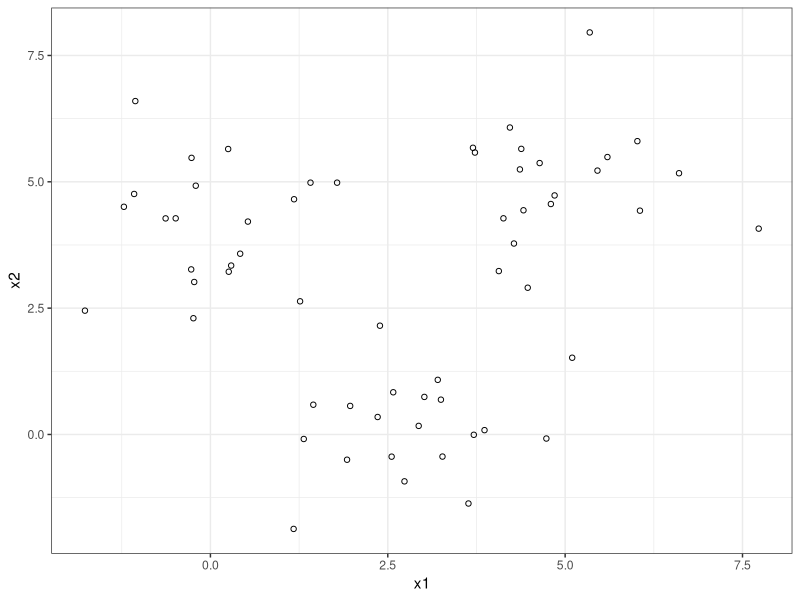
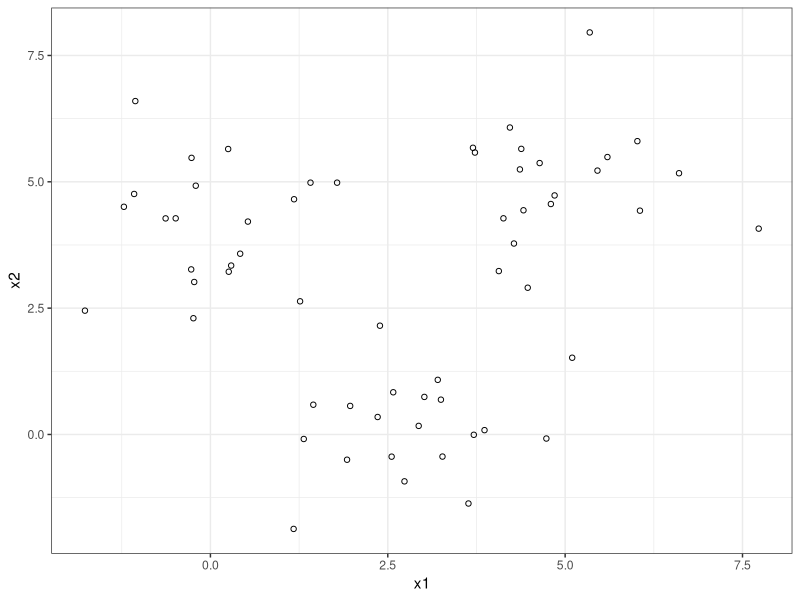
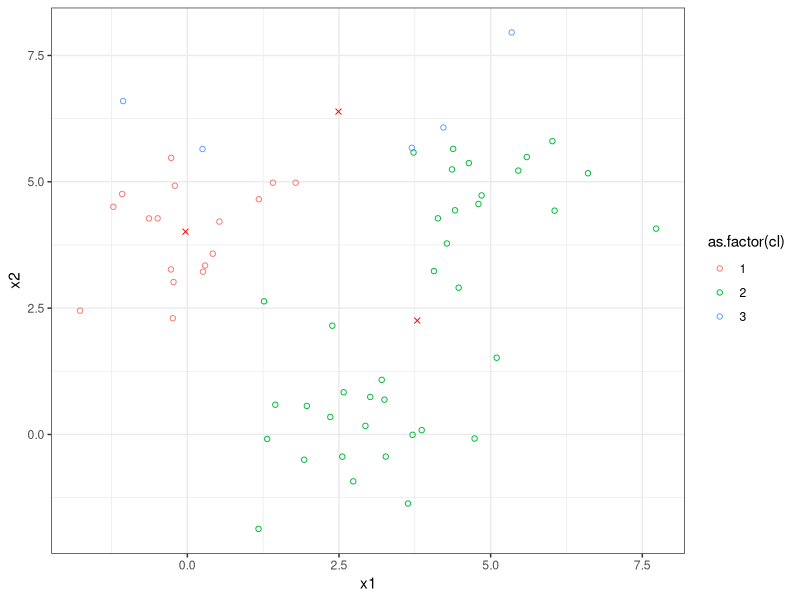

Write R code to recreate these figures, in order.

library(ggplot2)
library(tidyr)
library(dplyr)

set.seed(2018)
synth.data <- data.frame(x1 =c(rnorm(20, 3, 1), rnorm(20,0,1), rnorm(20,5,1)), 
                         x2 =c(rnorm(20, 0, 1), rnorm(20,4,1), rnorm(20,5,1)))
synth.data
ndata <- nrow(synth.data)
ndim <- ncol(synth.data)

synth.data %>%
  ggplot(aes(x =x1, y=x2)) +
  geom_point(shape =1) +
  theme_bw()

u_dist<-function(u, v){
  sqrt(sum((u -v) **2))
}

k <-3
cents <-data.frame(cl =1:k)
cents <-cbind(cents, synth.data[sample(1:60, k),])

synth.data$cl <- factor(rep(1, ndata), levels =1:k)
synth.data %>% ggplot(aes(x =x1, y=x2)) +
  geom_point(shape =1) +
  theme_bw()# +
  #geom_point(data =cents, shape =4, col ='red')


############################ Questions ###############################
set.seed(NULL)

k <-3
cents <-data.frame(cl =1:k)
cents <-cbind(cents, synth.data[sample(1:60, k),])

k1 <- apply(synth.data[,1:2], 1, function(x){u_dist(x, cents[1,2:3])})
k2 <- apply(synth.data[,1:2], 1, function(x){u_dist(x, cents[2,2:3])})
k3 <- apply(synth.data[,1:2], 1, function(x){u_dist(x, cents[3,2:3])})

a <- rbind(k1,k2)
a <- rbind(a,k3)

synth.data[,3] <- apply(a, 2, which.min)

as.factor(synth.data$cl)

cents <- synth.data %>%
  group_by(cl) %>%
  summarise(x1=mean(x1), 
            x2=mean(x2))

synth.data %>% ggplot(aes(x =x1, y=x2, col =as.factor(cl))) +
  geom_point(shape =1) +
  theme_bw() +
  geom_point(data =cents, shape =4, col ='red')



